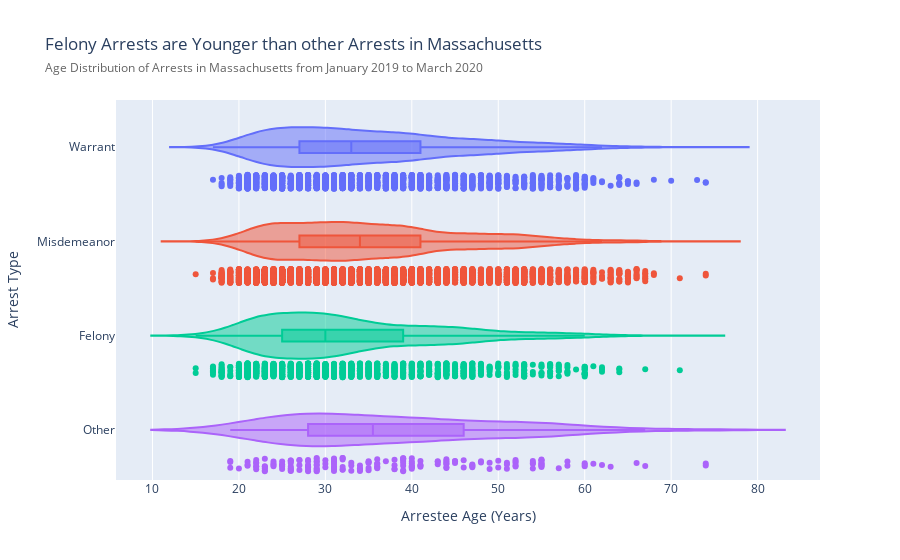

The code cell stored with this chart in its notebook:
### Code cell
figviol = px.violin(
    mergeddf,
    x = "Age",
    y = "Long Form",
    box = True,
    points="all",
    color = "Long Form",
    range_x = [0, None],
    labels = {
        "Long Form" : "Arrest Type",
        "Age" : "Arrestee Age (Years)"
    },
    title = "Felony Arrests are Younger than other Arrests in Massachusetts<br><span style='font-size:12px; color: rgb(100, 100, 100);'>Age Distribution of Arrests in Massachusetts from January 2019 to March 2020 </span>"
)
figviol.update_layout(
    showlegend=False
)
figviol.show()

### Figure 1 — Plotly figure (JSON) as saved in the notebook; plotly's stock layout.template omitted (floating-point values rounded to 4 significant figures; data arrays with more than 128 entries replaced by an {"elided": "..."} marker saying what was removed)
{"data": [{"alignmentgroup": "True", "box": {"visible": true}, "hovertemplate": "Arrest Type=%{y}<br>Arrestee Age (Years)=%{x}<extra></extra>", "legendgroup": "Warrant", "marker": {"color": "#636efa"}, "name": "Warrant", "offsetgroup": "Warrant", "orientation": "h", "points": "all", "scalegroup": "True", "showlegend": true, "type": "violin", "x": {"elided": "1706 int values"}, "x0": " ", "xaxis": "x", "y": {"elided": "1706 str values"}, "y0": " ", "yaxis": "y"}, {"alignmentgroup": "True", "box": {"visible": true}, "hovertemplate": "Arrest Type=%{y}<br>Arrestee Age (Years)=%{x}<extra></extra>", "legendgroup": "Misdemeanor", "marker": {"color": "#EF553B"}, "name": "Misdemeanor", "offsetgroup": "Misdemeanor", "orientation": "h", "points": "all", "scalegroup": "True", "showlegend": true, "type": "violin", "x": {"elided": "5436 int values"}, "x0": " ", "xaxis": "x", "y": {"elided": "5436 str values"}, "y0": " ", "yaxis": "y"}, {"alignmentgroup": "True", "box": {"visible": true}, "hovertemplate": "Arrest Type=%{y}<br>Arrestee Age (Years)=%{x}<extra></extra>", "legendgroup": "Felony", "marker": {"color": "#00cc96"}, "name": "Felony", "offsetgroup": "Felony", "orientation": "h", "points": "all", "scalegroup": "True", "showlegend": true, "type": "violin", "x": {"elided": "1251 int values"}, "x0": " ", "xaxis": "x", "y": {"elided": "1251 str values"}, "y0": " ", "yaxis": "y"}, {"alignmentgroup": "True", "box": {"visible": true}, "hovertemplate": "Arrest Type=%{y}<br>Arrestee Age (Years)=%{x}<extra></extra>", "legendgroup": "Other", "marker": {"color": "#ab63fa"}, "name": "Other", "offsetgroup": "Other", "orientation": "h", "points": "all", "scalegroup": "True", "showlegend": true, "type": "violin", "x": {"elided": "180 int values"}, "x0": " ", "xaxis": "x", "y": {"elided": "180 str values"}, "y0": " ", "yaxis": "y"}], "layout": {"legend": {"title": {"text": "Arrest Type"}, "tracegroupgap": 0}, "showlegend": false, "title": {"text": "Felony Arrests are Younger than other Arrests in Massachusetts<br><span style='font-size:12px; color: rgb(100, 100, 100);'>Age Distribution of Arrests in Massachusetts from January 2019 to March 2020 </span>"}, "violinmode": "overlay", "xaxis": {"anchor": "y", "domain": [0, 1], "range": [0, null], "title": {"text": "Arrestee Age (Years)"}}, "yaxis": {"anchor": "x", "categoryarray": ["Other", "Felony", "Misdemeanor", "Warrant"], "categoryorder": "array", "domain": [0, 1], "title": {"text": "Arrest Type"}}}}
